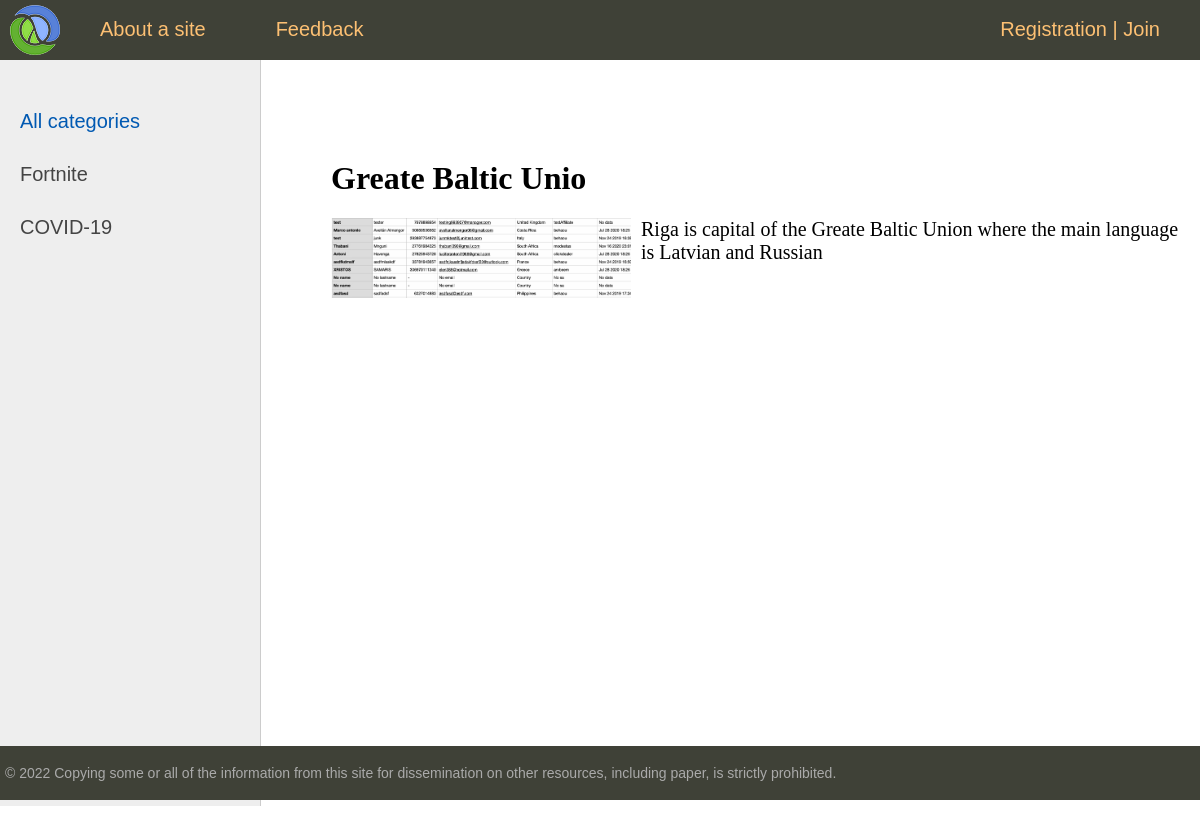
/post/greate-baltic-unio/, run on the app's committed database.
### blog/models.py (models this page shows, shortened)
class Category(models.Model):
    name = models.CharField(max_length=100, db_index=True)
    slug = models.SlugField(max_length=255, unique=True, db_index=True, verbose_name="URL")

class News(models.Model):
    title = models.CharField(max_length=255)
    slug = models.SlugField(max_length=255, unique=True, db_index=True, verbose_name="URL")
    content = models.TextField(blank=True)
    photo = models.ImageField(upload_to="photos/%Y/%m/%d/")
    time_create = models.DateTimeField(auto_now_add=True)
    time_update = models.DateTimeField(auto_now=True)
    is_published = models.BooleanField(default=True)
    cat = models.ForeignKey('Category', on_delete=models.PROTECT)
    class Meta:
        verbose_name = "Breaking new" # ! Changes in admin panel (name)
        verbose_name_plural = "Breaking news"  # ! Changes in admin panel (name)
        ordering = ["id"]

### blog/views.py (the view)
# urls.py: path('post/<slug:post_slug>/', ShowPost.as_view(), name = 'post'),
class ShowPost(DataMixin,DetailView):
    model = News
    template_name = 'blog/post.html'
    slug_url_kwarg = 'post_slug'
    context_object_name = 'post'
    def get_context_data(self, *, object_list=None, **kwargs):
        context = super().get_context_data(**kwargs)
        c_def = self.get_user_context(title="Add blog")
        return dict(list(context.items()) + list(c_def.items()))

### blog/templatetags/blog_tags.py (called while the page is built)
@register.inclusion_tag("blog/list_categories.html")
def show_categories(sort=None, cat_selected=0):
    if not sort:
        cats = Category.objects.all()
    else:
        cats = Category.objects.order_by(sort)
    return {"cats": cats, "cat_selected": cat_selected}

### blog/utils.py (called while the page is built)
    def get_user_context(self, **kwargs):
        context = kwargs
        cats = cache.get('cats')
        if not cats:
            cats = Category.objects.annotate(Count('news'))
            cache.set('cats', cats, 60)
        user_menu = menu.copy()
        if not self.request.user.is_authenticated:
            user_menu.pop(1)
        context['menu'] = user_menu
        context['cats'] = cats
        if 'cat_selected' not in context:
            context['cat_selected'] = 0
        return context

### blog/templates/blog/post.html
{% extends 'blog/base.html' %}
{% block content %}
<h1>{{post.title}}</h1>
{% if post.photo %}
<p><img class="img-article-left" src="{{post.photo.url}}"></p>
{% endif %}
{{post.content|linebreaks}}
{% endblock %}

### blog/templates/blog/list_categories.html
	{% for c in cats %}
		{% if c.pk == cat_selected %}
			<li class="selected">{{c.name}}</li>
		{% else %}
			<li><a href="{{ p.get_absolute_url }}">{{c.name}}</a></li>
		{% endif %}
	{% endfor %}

### blog/static/blog/css/styles.css (style rules this page uses)
html, body { font-family: 'Arial'; margin: 0; padding: 0; height: 100%; width: 100%; color: #444; }
a { color: #0059b2; text-decoration: none; }
img { max-width: 600px; height: auto; }
img.img-article-left { max-width: 300px; height: auto; float: left; padding: 0 10px 10px 0; }
.left-chapters ul li { margin: 30px 0 0 0; color: #999; }
.left-chapters ul li a { color: #444; text-decoration: none; }
.content-text h1 { font-size: 32px; }

### data on the page
Category: name "Fortnite"
Category: name "COVID-19"
News: title "Greate Baltic Unio", photo (picture), content "Riga is capital of the Greate Baltic Union where the main language is Latvian and Russian"

### other printed values
{{ m.title }} "About a site" "Feedback"
